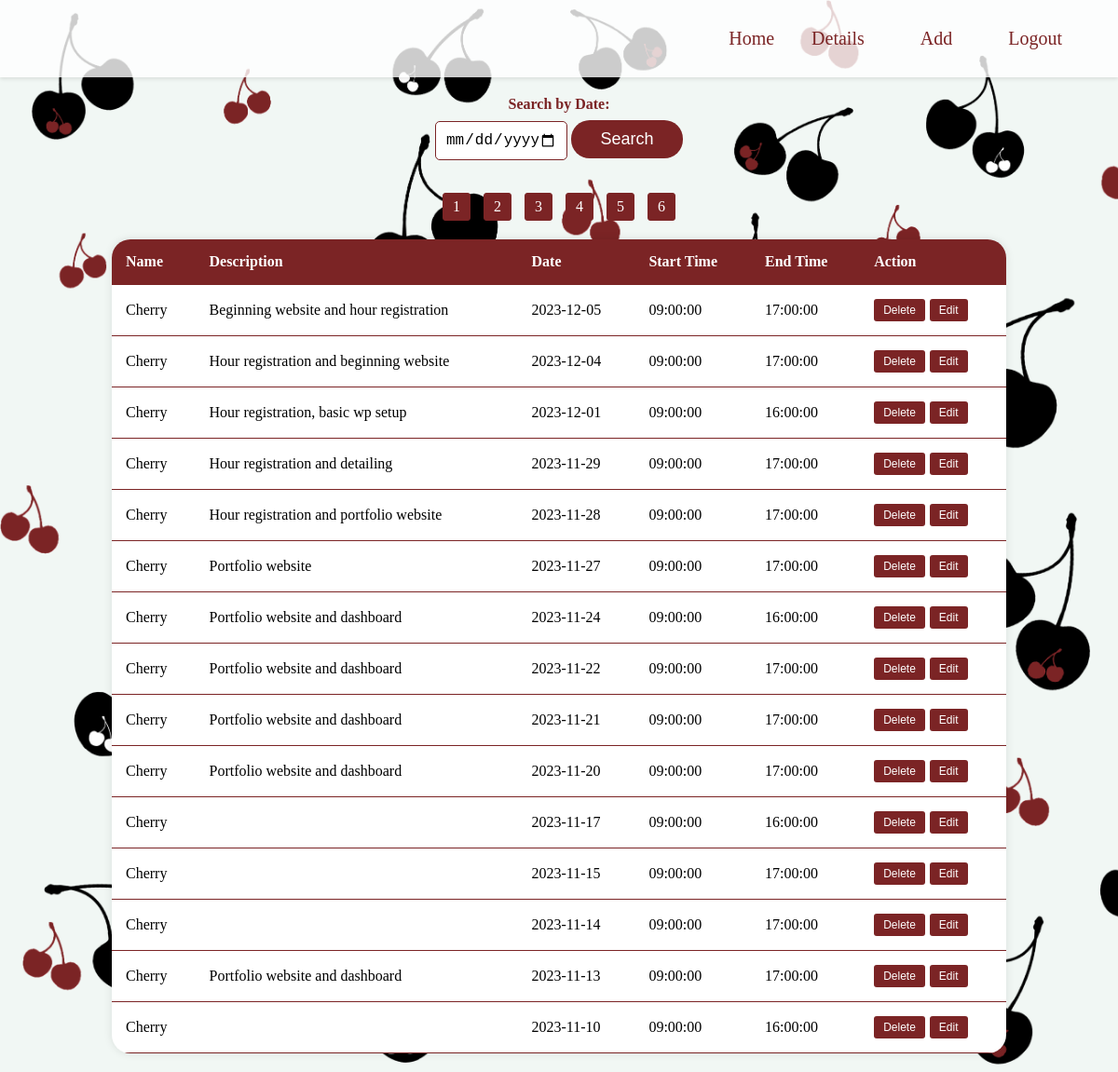
/details.php?page=3 (signed in), run on the app's committed database.
### tables this page shows
CREATE TABLE `appointments` (
  `id` int(11) NOT NULL,
  `date` date NOT NULL,
  `start_time` time NOT NULL,
  `finish_time` time NOT NULL,
  `username` varchar(255) NOT NULL,
  `description` text DEFAULT NULL
);

### details.php (the view, shortened to what this page needs)
<?php
$dbhost = "localhost";
$dbuser = "bit_academy";
$dbpass = "bit_academy";
$dbname = "cheyenne";
$conn = new mysqli($dbhost, $dbuser, $dbpass, $dbname);
$recordsPerPage = 15;
$page = isset($_GET['page']) ? max(1, intval($_GET['page'])) : 1;
$offset = ($page - 1) * $recordsPerPage;
if ($_SERVER["REQUEST_METHOD"] == "POST" && isset($_POST["search_date"])) {
    $search_date = $_POST["search_date"];
    $sql = "SELECT * FROM appointments WHERE date = ? ORDER BY date DESC LIMIT ?, ?";
    $stmt = $conn->prepare($sql);
    $stmt->bind_param("sii", $search_date, $offset, $recordsPerPage);
    $stmt->execute();
    $result = $stmt->get_result();
} else {
    $sql = "SELECT * FROM appointments ORDER BY date DESC LIMIT ?, ?";
    $stmt = $conn->prepare($sql);
    $stmt->bind_param("ii", $offset, $recordsPerPage);
    $stmt->execute();
    $result = $stmt->get_result();
}
$appointments = [];
if ($result->num_rows > 0) {
    while ($row = $result->fetch_assoc()) {
        $appointments[] = $row;
    }
}
$totalRecords = $conn->query("SELECT COUNT(*) AS total_records FROM appointments")->fetch_assoc()['total_records'];
$totalPages = ceil($totalRecords / $recordsPerPage);
?>
<!DOCTYPE html>
<html lang="en">
<head>
    <link rel="stylesheet" href="style.css">
</head>
<body>
    <?php include 'nav.php'; ?>
    <div class="search-form">
        <form method="post" action="">
            <label for="search_date">Search by Date:</label>
            <input type="date" id="search_date" name="search_date">
            <button type="submit">Search</button>
        </form>
    </div>
    <?php if (!empty($appointments)) { ?>
        <table>
            <tr>
                <th>Name</th>
                <th>Description</th>
                <th>Date</th>
                <th>Start Time</th>
                <th>End Time</th>
                <th>Action</th>
            </tr>
            <?php foreach ($appointments as $appointment): ?>
                <tr>
                    <td><?php echo $appointment['username']; ?></td>
                    <td><?php echo $appointment['description']; ?></td>
                    <td><?php echo $appointment['date']; ?></td>
                    <td><?php echo $appointment['start_time']; ?></td>
                    <td><?php echo $appointment['finish_time']; ?></td>
                    <td>
                        <div class="btn-container">
                            <form action="details.php" method="post">
                                <input type="submit" value="Delete">
                            </form>
                            <form action="details.php" method="post">
                                <input type="submit" value="Edit">
                            </form>
                        </div>
                    </td>
                </tr>
            <?php endforeach; ?>
			<div class="pagination">
            <?php for ($i = 1; $i <= $totalPages; $i++) : ?>
                <a href="?page=<?php echo $i; ?>"><?php echo $i; ?></a>
            <?php endfor; ?>
        </div>
        </table>
    <?php } ?>
</body>
</html>

### style.css (style rules this page uses)
body { background-image: url('img/backgroundtest.png'); background-size: cover; height: 100%; margin: 0; }
table { width: 80%; margin: 20px auto; border-collapse: collapse; background-color: white; box-shadow: 0 0 10px rgba(0, 0, 0, 0.1); border-radius: 20px; overflow: hidden; }
th, td { padding: 15px; text-align: left; border-bottom: 1px solid #7b2425; }
th { background-color: #7b2425; color: white; }
.btn-container { display: flex; gap: 5px; }
.btn-container input[type="submit"] { background-color: #7b2425; color: white; border: none; padding: 5px 10px; text-align: center; text-decoration: none; display: inline-block; font-size: 12px; border-radius: 3px; cursor: pointer; }
.total-hours-container, .search-form { margin: 20px 0; text-align: center; }
.search-form label { display: block; margin-bottom: 8px; font-weight: bold; color: #7b2425; }
.search-form input[type="date"] { width: 10%; padding: 10px; margin-bottom: 15px; font-size: 16px; border: 1px solid #7b2425; border-radius: 5px; outline: none; }
.search-form button { width: 10%; padding: 10px; background-color: #7b2425; color: white; font-size: 18px; border: none; border-radius: 20px; cursor: pointer; }
.pagination { text-align: center; margin-top: 20px; }
.pagination a { display: inline-block; padding: 5px 10px; margin: 0 5px; background-color: #7b2425; color: white; border-radius: 3px; text-decoration: none; outline: none; border: 1px solid #7b2425; }

### data on the page
appointments: username "Cherry", description "Beginning website and hour registration", date "2023-12-05", start_time "09:00:00", finish_time "17:00:00"
appointments: username "Cherry", description "Hour registration and beginning website", date "2023-12-04", start_time "09:00:00", finish_time "17:00:00"
appointments: username "Cherry", description "Hour registration, basic wp setup", date "2023-12-01", start_time "09:00:00", finish_time "16:00:00"
appointments: username "Cherry", description "Hour registration and detailing", date "2023-11-29", start_time "09:00:00", finish_time "17:00:00"
appointments: username "Cherry", description "Hour registration and portfolio website", date "2023-11-28", start_time "09:00:00", finish_time "17:00:00"
appointments: username "Cherry", description "Portfolio website", date "2023-11-27", start_time "09:00:00", finish_time "17:00:00"
appointments: username "Cherry", description "Portfolio website and dashboard", date "2023-11-24", start_time "09:00:00", finish_time "16:00:00"
appointments: username "Cherry", description "Portfolio website and dashboard", date "2023-11-22", start_time "09:00:00", finish_time "17:00:00"
appointments: username "Cherry", description "Portfolio website and dashboard", date "2023-11-21", start_time "09:00:00", finish_time "17:00:00"
appointments: username "Cherry", description "Portfolio website and dashboard", date "2023-11-20", start_time "09:00:00", finish_time "17:00:00"
appointments: username "Cherry", date "2023-11-17", start_time "09:00:00", finish_time "16:00:00"
appointments: username "Cherry", date "2023-11-15", start_time "09:00:00", finish_time "17:00:00"
appointments: username "Cherry", date "2023-11-14", start_time "09:00:00", finish_time "17:00:00"
appointments: username "Cherry", description "Portfolio website and dashboard", date "2023-11-13", start_time "09:00:00", finish_time "17:00:00"
appointments: username "Cherry", date "2023-11-10", start_time "09:00:00", finish_time "16:00:00"
